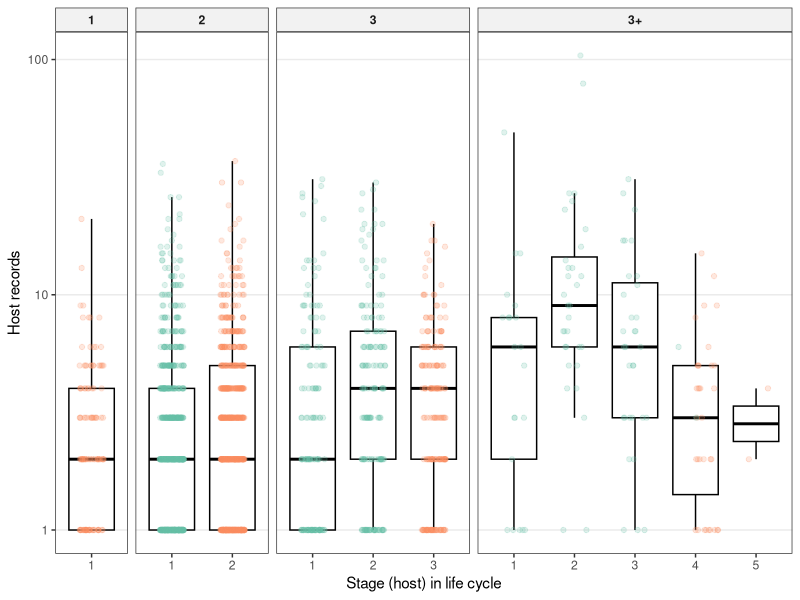
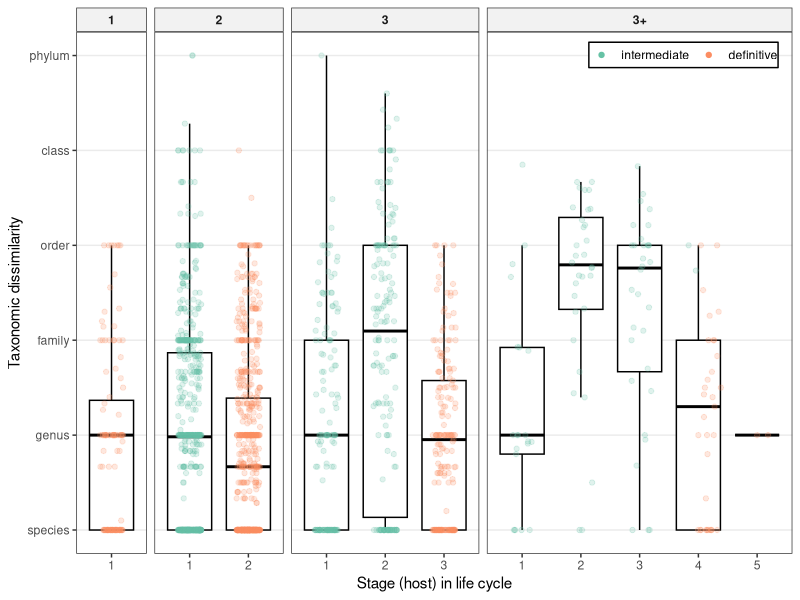
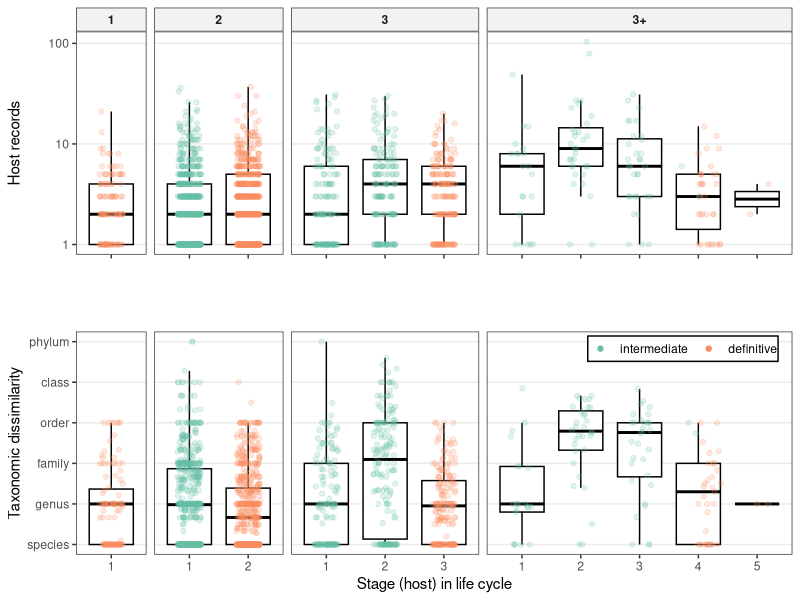
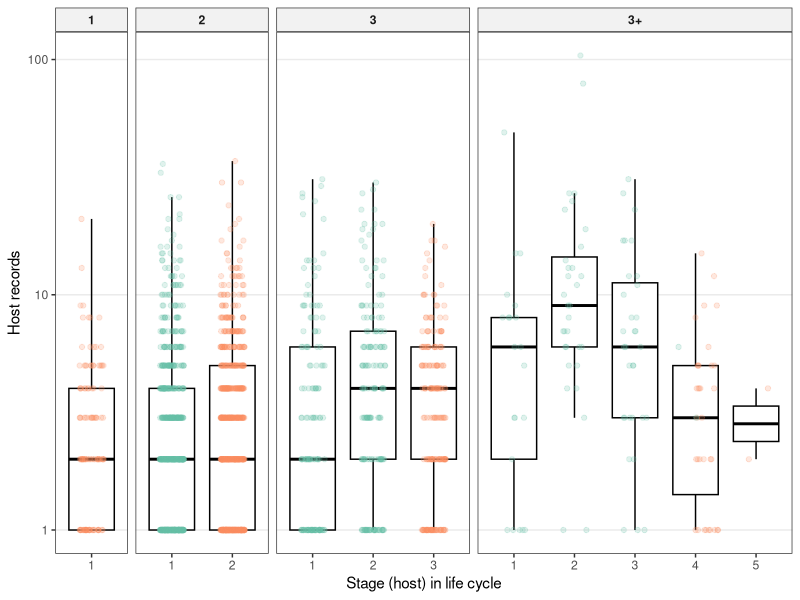
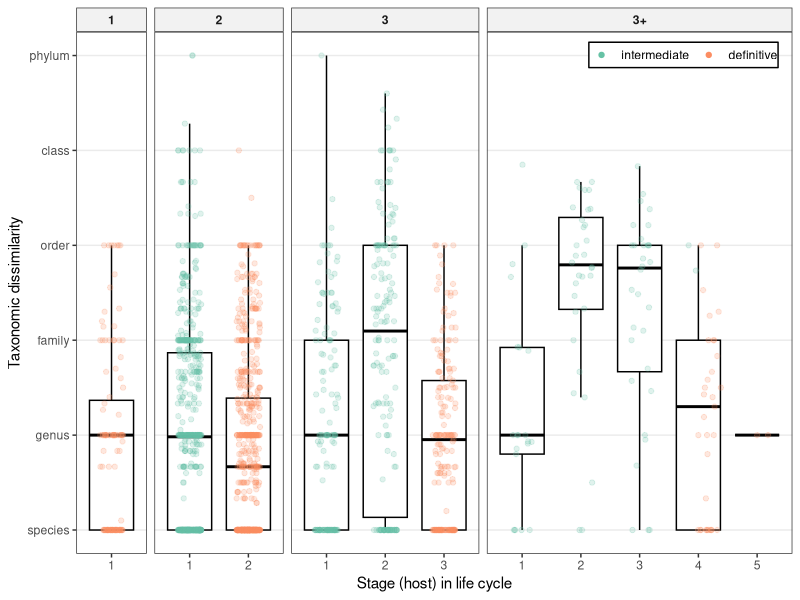

The R script that drew these images, in order:
## ---- chunk 1
library(ggplot2)
library(dplyr)
library(tidyr)
library(ape)
library(RColorBrewer)
knitr::opts_chunk$set(echo = FALSE, warning = FALSE, message = FALSE)
options(stringsAsFactors = FALSE)
theme_set(new = theme_bw())
## ---- chunk 2
hosts_per_stage <- read.csv(file = "../data/stage_level_combined.csv", header = TRUE)
## ---- chunk 3
hosts_per_stage <- mutate(hosts_per_stage, di_plot = factor(Def.int, levels = c('int', 'def')))%>%
  mutate(di_plot = factor(di_plot, labels = c("intermediate", "definitive")))
## ---- chunk 4
f2u <- ggplot(filter(hosts_per_stage, Facultative != 'postcyclic'), # post-cyclic hosts removed
       aes(x = factor(Host.no), y = num_hosts_suspicious_removed, color = di_plot)) + 
  geom_boxplot(outlier.color = NA, color = 'black') +
  geom_point(alpha = 0.2, position = position_jitterdodge(jitter.width = 0.8, jitter.height = 0)) +
  scale_y_log10() +
  scale_color_brewer(type = "qual", palette = "Set2") +
  labs(x = "Stage (host) in life cycle", y = "Host records") +
  facet_grid(~lcl_max_fac, scales = 'free_x', space = 'free_x') + 
  theme(legend.title = element_blank(),
        legend.position = c(1,1),
        legend.justification = c(1,1),
        legend.background = element_rect(color = 'black'),
        strip.text = element_text(face = "bold"),
        strip.background = element_rect(fill = 'grey95'),
        panel.grid.minor = element_blank(),
        panel.grid.major.x = element_blank()) +
  guides(color = FALSE)
f2u
## ---- chunk 5
tax.ranks <- c('genus', 'family', 'order', 'class', 'phylum') # for axis label
## ---- chunk 6
f2l <- ggplot(filter(hosts_per_stage, Facultative != 'postcyclic'),
       aes(x = factor(Host.no), y = hsi_lcdb_suspcious_rem, color = di_plot)) + 
  geom_boxplot(outlier.color = NA, color = 'black') +
  geom_point(alpha = 0.2, position = position_jitterdodge(jitter.width = 0.8, jitter.height = 0)) +
  scale_y_continuous(limits = c(1,6), breaks = c(1:6), labels = c("species", tax.ranks)) +
  scale_color_brewer(type = "qual", palette = "Set2") +
  labs(x = "Stage (host) in life cycle", y = "Taxonomic dissimilarity") +
  facet_grid(~lcl_max_fac, scales = 'free_x', space = 'free_x') + 
  theme(legend.title = element_blank(),
        legend.position = c(0.98,0.98),
        legend.justification = c(1,1),
        legend.direction = 'horizontal',
        legend.background = element_rect(color = 'black'),
        legend.margin = margin(t=0.5, r=0.5, b = 0.5, l=0.5),
        legend.key = element_rect(fill = NA),
        strip.text = element_text(face = "bold"),
        strip.background = element_rect(fill = 'grey95'),
        panel.grid.minor = element_blank(),
        panel.grid.major.x = element_blank()) +
  guides(color = guide_legend(override.aes = list(alpha = 1)))
f2l
## ---- chunk 7
library(cowplot)
## ---- chunk 8
f2u2 <- f2u + 
  theme(axis.title.x = element_blank(), 
        axis.text.x = element_blank())

f2l2 <- f2l +
  theme(strip.background = element_blank(),
  strip.text.x = element_blank())
## ---- chunk 9
ap <- align_plots(f2u2, f2l2, align="hv")
f2c <- gridExtra::grid.arrange(ap[[1]], ap[[2]])
## ---- chunk 10
fig_width <- 7
fig_height <- 4

# ggsave(filename = "../figs/Fig3u.svg", plot = f2u, device = 'svg', units = 'in', width = fig_width, height = fig_height)
ggsave(filename = "../figs/Fig3u.png", plot = f2u, device = 'png', units = 'in', width = fig_width, height = fig_height)
## ---- chunk 11
# ggsave(filename = "../figs/Fig3l.svg", plot = f2l, device = 'svg', units = 'in', width = fig_width, height = fig_height)
ggsave(filename = "../figs/Fig3l.png", plot = f2l, device = 'png', units = 'in', width = fig_width, height = fig_height)
## ---- chunk 12
ggsave(filename = "../figs/Fig3_comb.svg", plot = f2c, device = 'svg', units = "in", width = fig_width, height = fig_height*2)
